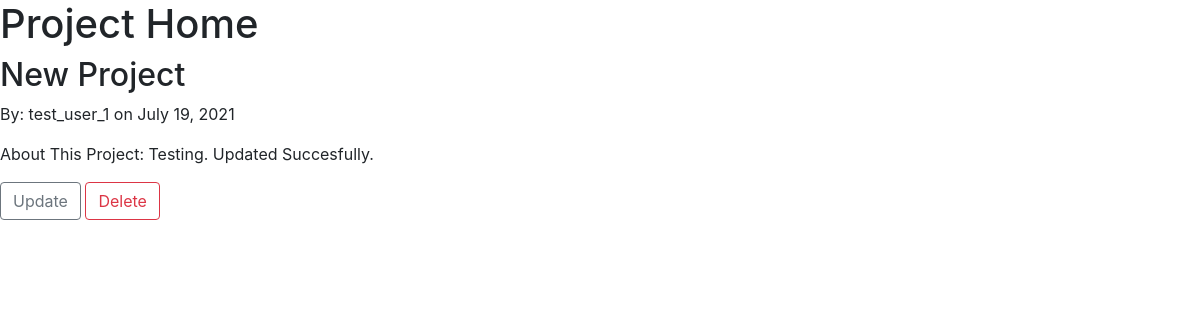
/projects/3/, run on the app's committed database.
### projects/models.py (models this page shows, shortened)
class Projects(models.Model):
    title = models.CharField(max_length=100)
    about = models.TextField()
    date_posted = models.DateTimeField(default=timezone.now)
    author = models.ForeignKey(User, on_delete=models.CASCADE)
    progress = models.DecimalField(max_digits=3, decimal_places=1, default=0.0)

### projects/views.py (the view)
# urls.py: path('<int:pk>/',ProjectsDetailView.as_view(), name= 'projects-detail'),
class ProjectsDetailView(DetailView):
    model = Projects

### projects/templates/projects/projects_detail.html (shortened to what this page needs)
{% extends "projects/base.html" %}
    {% block content %}
    <h1>Project Home</h1>
        <h2>{{ object.title }}</h2>
        <p>By: {{ object.author }} on {{ object.date_posted|date:"F d, Y" }}</p>
        <p>About This Project: {{ object.about }}</p>
        <a class="btn btn-outline-secondary" href="{% url 'projects-update' object.id %}">Update</a>
        <a class="btn btn-outline-danger" href="{% url 'projects-delete' object.id %}">Delete</a>
    {% endblock content %}

### data on the page
Projects: title "New Project", author "test_user_1", date_posted "July 19, 2021", about "Testing. Updated Succesfully."
